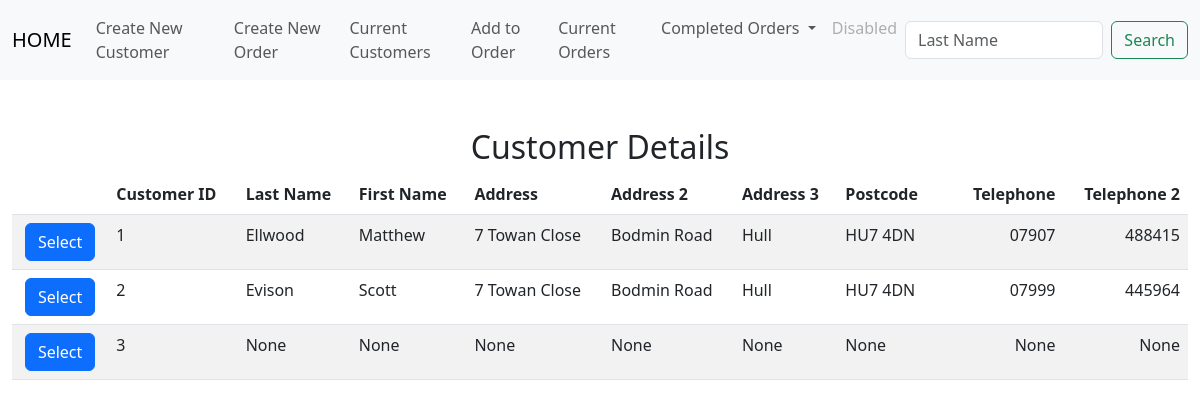
Before: /list_of_customers with the older database file.
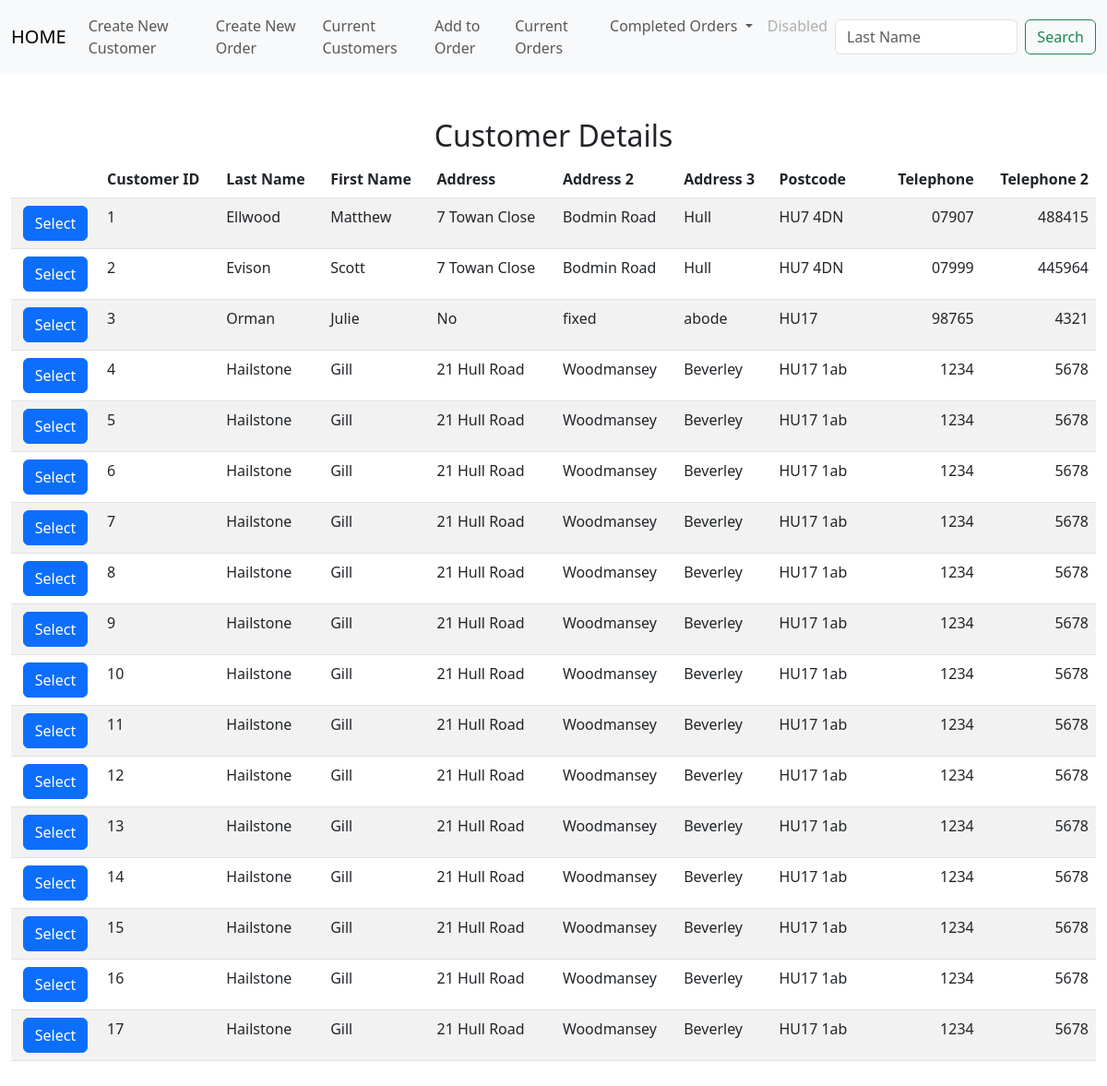
After: the same page with the newer database file.
### tables this page shows
CREATE TABLE customers(id INTEGER PRIMARY KEY AUTOINCREMENT NOT NULL, first_name TEXT, last_name TEXT, address_1 TEXT, address_2 TEXT, address_3 TEXT, postcode TEXT, telephone_1 TEXT, telephone_2 TEXT);

### app.py (the view)
@app.route("/list_of_customers", methods=["GET"])
def list_of_customers():
    if request.method == "GET":
        detail = db.execute("select * from customers;")
        return render_template("list_of_customers.html",detail = detail)

### app.py (called while the page is built)
@app.after_request
def after_request(response):
    response.headers["Cache-Control"] = "no-cache, no-store, must-revalidate"
    response.headers["Expires"] = 0
    response.headers["Pragma"] = "no-cache"
    return response

### templates/list_of_customers.html (shortened to what this page needs)
{% extends "layout.html" %}
{% block main %}
<div class="section">
    <h2>Customer Details</h2>
    <table class="table table-striped">
        <thead>
            <tr>
                <th></th>
                <th class="text-start">Customer ID</th>
                <th class="text-start">Last Name</th>
                <th class="text-start">First Name</th>
                <th class="text-start">Address</th>
                <th class="text-start">Address 2</th>
                <th class="text-start">Address 3</th>
                <th class="text-start">Postcode</th>
                <th></th>
                <th class="text-end" colspan="8">Telephone</th>
                <th class="text-end">Telephone 2</th>
            </tr>
        </thead>
        <tbody>
            {% for row in detail %}
            <tr>
                <form action="/customer_order" method="post">
                    <td><input type="hidden" name="customer_id" VALUE="{{ row['id'] }}"><button class="btn btn-primary" type="submit">Select</button></td>
                </form>
                <td class="text-start">{{ row["id"] }}</td>
                <td class="text-start">{{ row["last_name"] }}</td>
                <td class="text-start">{{ row["first_name"] }}</td>
                <td class="text-start">{{ row["address_1"] }}</td>
                <td class="text-start">{{ row["address_2"] }}</td>
                <td class="text-start">{{ row["address_3"] }}</td>
                <td class="text-start">{{ row["postcode"] }}</td>
                <td></td>
                <td class="text-end" colspan="8">{{ row["telephone_1"] }}</td>
                <td class="text-end">{{ row["telephone_2"] }}</td>
                </tr>
            {% endfor %}
        </tbody>
    </div>
{% endblock %}

### templates/layout.html (shortened to what this page needs)
<!doctype html>
<html lang="en">
  <head>
    <link href="https://cdn.jsdelivr.net/npm/bootstrap@5.3.0/dist/css/bootstrap.min.css" rel="stylesheet">
  </head>
  <body>
    <nav class="navbar navbar-expand-lg bg-body-tertiary">
        <div class="container-fluid">
          <a class="navbar-brand" href="/">HOME</a>
            <div class="collapse navbar-collapse" id="navbarSupportedContent">
                <ul class="navbar-nav me-auto mb-2 mb-lg-0">
                <li class="nav-item">
                    <li class="nav-item"><a class="nav-link" href="/new_customer">Create New Customer</a></li>
                    <li class="nav-item"><a class="nav-link" href="/customer_order">Create New Order</a></li>
                </li>
                <li class="nav-item">
                    <a class="nav-link" href="/list_of_customers">Current Customers</a>
                    <li class="nav-item"><a class="nav-link" href="/customer_order">Add to Order</a></li>
                    <a class="nav-link" href="/list_of_orders">Current Orders</a>
                </li>
                <li class="nav-item dropdown">
                    <a class="nav-link dropdown-toggle" href="#" role="button" data-bs-toggle="dropdown" aria-expanded="false">
                    Completed Orders
                    </a>
                </li>
                <li class="nav-item">
                    <a class="nav-link disabled">Disabled</a>
                </li>
                </ul>
                <form class="d-flex" role="search">
                <input class="form-control me-2" type="search" placeholder="Last Name" aria-label="Search">
                <button class="btn btn-outline-success" type="submit">Search</button>
                </form>
            </div>
            </div>
        </nav>
      <main class="container-fluid py-5 text-center">
        {% block main %}{% endblock %}
      </main>
  </body>

Changed rows visible on the page:
changed customers id 3: last_name "None" → "Orman"; first_name "None" → "Julie"; address_1 "None" → "No"; address_2 "None" → "fixed"; address_3 "None" → "abode"; postcode "None" → "HU17"; telephone_1 "None" → "98765"; telephone_2 "None" → "4321"
added customers: id "4", last_name "Hailstone", first_name "Gill", address_1 "21 Hull Road", address_2 "Woodmansey", address_3 "Beverley", postcode "HU17 1ab", telephone_1 "1234", telephone_2 "5678"
added customers: id "5", last_name "Hailstone", first_name "Gill", address_1 "21 Hull Road", address_2 "Woodmansey", address_3 "Beverley", postcode "HU17 1ab", telephone_1 "1234", telephone_2 "5678"
added customers: id "6", last_name "Hailstone", first_name "Gill", address_1 "21 Hull Road", address_2 "Woodmansey", address_3 "Beverley", postcode "HU17 1ab", telephone_1 "1234", telephone_2 "5678"
added customers: id "7", last_name "Hailstone", first_name "Gill", address_1 "21 Hull Road", address_2 "Woodmansey", address_3 "Beverley", postcode "HU17 1ab", telephone_1 "1234", telephone_2 "5678"
added customers: id "8", last_name "Hailstone", first_name "Gill", address_1 "21 Hull Road", address_2 "Woodmansey", address_3 "Beverley", postcode "HU17 1ab", telephone_1 "1234", telephone_2 "5678"
added customers: id "9", last_name "Hailstone", first_name "Gill", address_1 "21 Hull Road", address_2 "Woodmansey", address_3 "Beverley", postcode "HU17 1ab", telephone_1 "1234", telephone_2 "5678"
added customers: id "10", last_name "Hailstone", first_name "Gill", address_1 "21 Hull Road", address_2 "Woodmansey", address_3 "Beverley", postcode "HU17 1ab", telephone_1 "1234", telephone_2 "5678"
added customers: id "11", last_name "Hailstone", first_name "Gill", address_1 "21 Hull Road", address_2 "Woodmansey", address_3 "Beverley", postcode "HU17 1ab", telephone_1 "1234", telephone_2 "5678"
added customers: id "12", last_name "Hailstone", first_name "Gill", address_1 "21 Hull Road", address_2 "Woodmansey", address_3 "Beverley", postcode "HU17 1ab", telephone_1 "1234", telephone_2 "5678"
added customers: id "13", last_name "Hailstone", first_name "Gill", address_1 "21 Hull Road", address_2 "Woodmansey", address_3 "Beverley", postcode "HU17 1ab", telephone_1 "1234", telephone_2 "5678"
added customers: id "14", last_name "Hailstone", first_name "Gill", address_1 "21 Hull Road", address_2 "Woodmansey", address_3 "Beverley", postcode "HU17 1ab", telephone_1 "1234", telephone_2 "5678"
added customers: id "15", last_name "Hailstone", first_name "Gill", address_1 "21 Hull Road", address_2 "Woodmansey", address_3 "Beverley", postcode "HU17 1ab", telephone_1 "1234", telephone_2 "5678"
added customers: id "16", last_name "Hailstone", first_name "Gill", address_1 "21 Hull Road", address_2 "Woodmansey", address_3 "Beverley", postcode "HU17 1ab", telephone_1 "1234", telephone_2 "5678"
added customers: id "17", last_name "Hailstone", first_name "Gill", address_1 "21 Hull Road", address_2 "Woodmansey", address_3 "Beverley", postcode "HU17 1ab", telephone_1 "1234", telephone_2 "5678"
